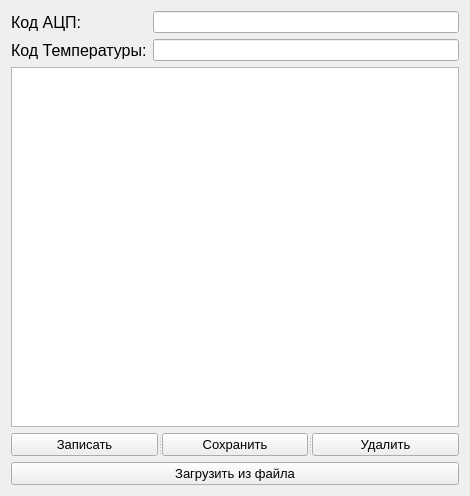
<?xml version="1.0" encoding="UTF-8"?>
<ui version="4.0">
 <class>Temp</class>
 <widget class="QWidget" name="Temp">
  <property name="geometry">
   <rect>
    <x>0</x>
    <y>0</y>
    <width>470</width>
    <height>496</height>
   </rect>
  </property>
  <property name="windowTitle">
   <string>Градуировка</string>
  </property>
  <layout class="QFormLayout" name="formLayout">
   <item row="0" column="0">
    <widget class="QLabel" name="label">
     <property name="font">
      <font>
       <pointsize>12</pointsize>
      </font>
     </property>
     <property name="text">
      <string>Код АЦП:</string>
     </property>
    </widget>
   </item>
   <item row="0" column="1">
    <widget class="QLineEdit" name="ACPEdit"/>
   </item>
   <item row="1" column="0">
    <widget class="QLabel" name="label_2">
     <property name="font">
      <font>
       <pointsize>12</pointsize>
      </font>
     </property>
     <property name="text">
      <string>Код Температуры:</string>
     </property>
    </widget>
   </item>
   <item row="1" column="1">
    <widget class="QLineEdit" name="tempEdit"/>
   </item>
   <item row="2" column="0" colspan="2">
    <widget class="QTableWidget" name="tableWidget"/>
   </item>
   <item row="3" column="0" colspan="2">
    <widget class="QSplitter" name="splitter">
     <property name="orientation">
      <enum>Qt::Horizontal</enum>
     </property>
     <widget class="QPushButton" name="writeOne">
      <property name="font">
       <font>
        <pointsize>10</pointsize>
       </font>
      </property>
      <property name="text">
       <string>Записать</string>
      </property>
     </widget>
     <widget class="QPushButton" name="saveToJson">
      <property name="font">
       <font>
        <pointsize>10</pointsize>
       </font>
      </property>
      <property name="text">
       <string>Сохранить</string>
      </property>
     </widget>
     <widget class="QPushButton" name="deleteOne">
      <property name="font">
       <font>
        <pointsize>10</pointsize>
       </font>
      </property>
      <property name="text">
       <string>Удалить</string>
      </property>
     </widget>
    </widget>
   </item>
   <item row="4" column="0" colspan="2">
    <widget class="QSplitter" name="splitter_2">
     <property name="orientation">
      <enum>Qt::Horizontal</enum>
     </property>
     <widget class="QPushButton" name="loadFromJson">
      <property name="font">
       <font>
        <pointsize>10</pointsize>
       </font>
      </property>
      <property name="text">
       <string>Загрузить из файла</string>
      </property>
     </widget>
    </widget>
   </item>
  </layout>
 </widget>
 <resources/>
 <connections/>
</ui>
